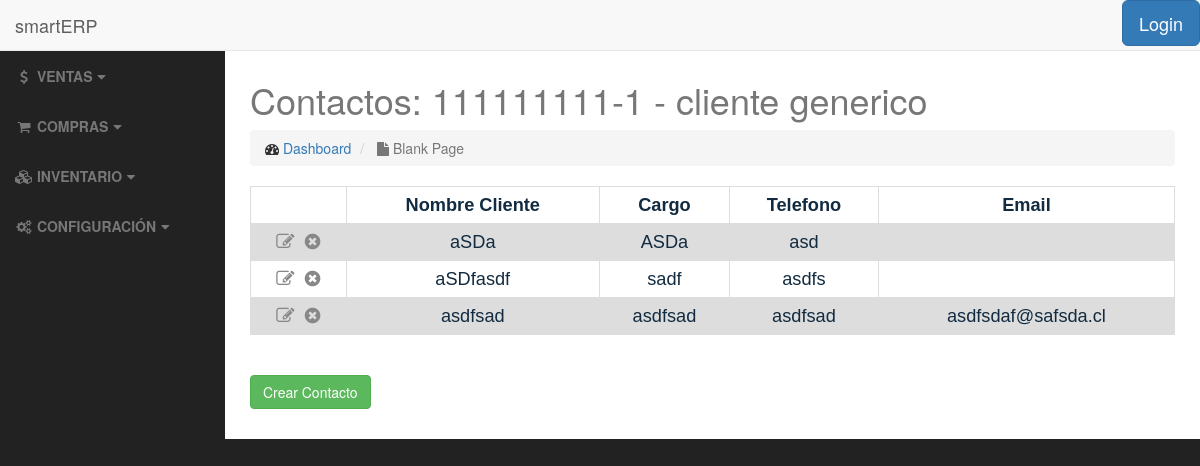
/clients/4/contacts/, run on an earlier commit of the app's database.
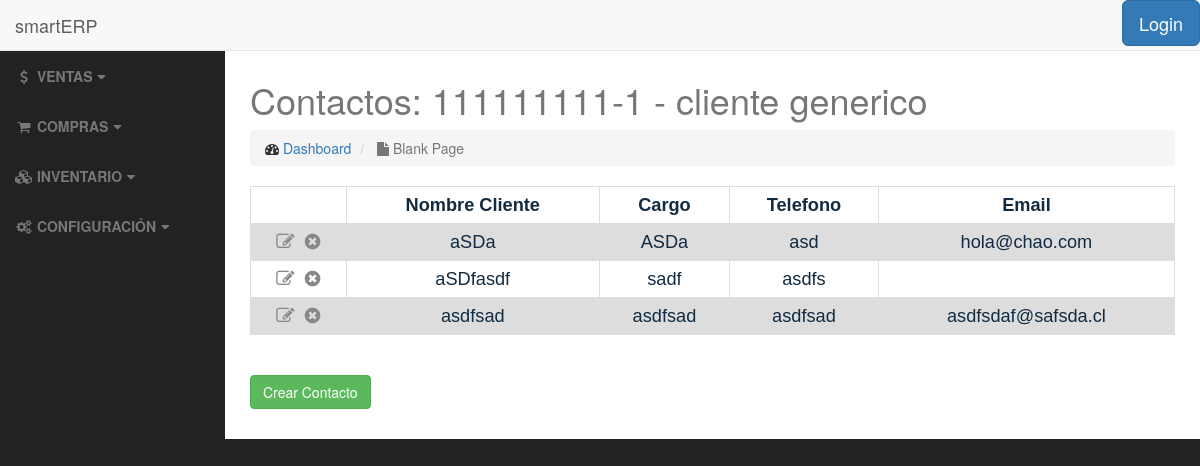
And on a later commit of the database.
### clients/models.py (models this page shows, shortened)
class ClientContact(models.Model):
    client = models.ForeignKey(Client, on_delete=models.PROTECT, verbose_name="Cliente")
    contact_name = models.CharField(max_length=250, verbose_name="Nombre Contacto")
    contact_role = models.CharField(max_length=200, blank=True, verbose_name="Cargo")
    contact_tel = models.CharField(max_length=20, blank=True, verbose_name="Telefono")
    contact_email = models.EmailField(blank=True, verbose_name="E-Mail")
    class Meta:
        ordering = ['contact_name']

### clients/views.py (the view)
# urls.py: url(r'^(?P<pk>[0-9]+)/contacts/$', views.ClientContactListView.as_view(), name='contact_list'),
class ClientContactListView(ListView):
    template_name = 'clients/clientcontact_list.html'
    def get_queryset(self):
        self.client = get_object_or_404(Client, pk=self.kwargs['pk'])
        return ClientContact.objects.filter(client=self.client)
    def get_context_data(self, **kwargs):
        context = super(ClientContactListView, self).get_context_data(**kwargs)
        context["client"] = Client.objects.get(pk=self.kwargs['pk'])
        return context

### clients/templates/clients/clientcontact_list.html
{% extends 'base.html' %}
<h2>{% block title %}Contactos: {{ client.client_rut }} - {{ client.client_name }}{% endblock %}</h2>
{% block body %}
    <table>
            {% if object_list %}
                <tr>
                    <th></th>
                    <th>Nombre Cliente</th>
                    <th>Cargo</th>
                    <th>Telefono</th>
                    <th>Email</th>
                </tr>
                    {% for contact in object_list %}
                        <tr>
                            <td>
                                <a href="{% url 'clients:contact-update' contact.pk %}"><i class="fa fa-pencil-square-o" title="Editar"></i></a>&nbsp;
                                <a href="{% url 'clients:contact-delete' contact.pk %}"><i class="fa fa-times-circle" title="Eliminar"></i></a>
                            </td>
                            <td>{{ contact.contact_name }}</td>
                            <td>{{ contact.contact_role }}</td>
                            <td>{{ contact.contact_tel }}</td>
                            <td>{{ contact.contact_email }}</td>
                        </tr>
                    {% endfor %}
            {% else %}
                <h3>No hay contactos registrados</h3>
            {% endif %}
    </table>
    <br>
    <br>
    <a href="{% url 'clients:contact-add' %}" class="btn btn-success">Crear Contacto</a>
    <br>
    <br>
{% endblock %}

What changed in the data, as far as the page shows it:
changed ClientContact "aSDa": contact_email (not shown) → "hola@chao.com"
